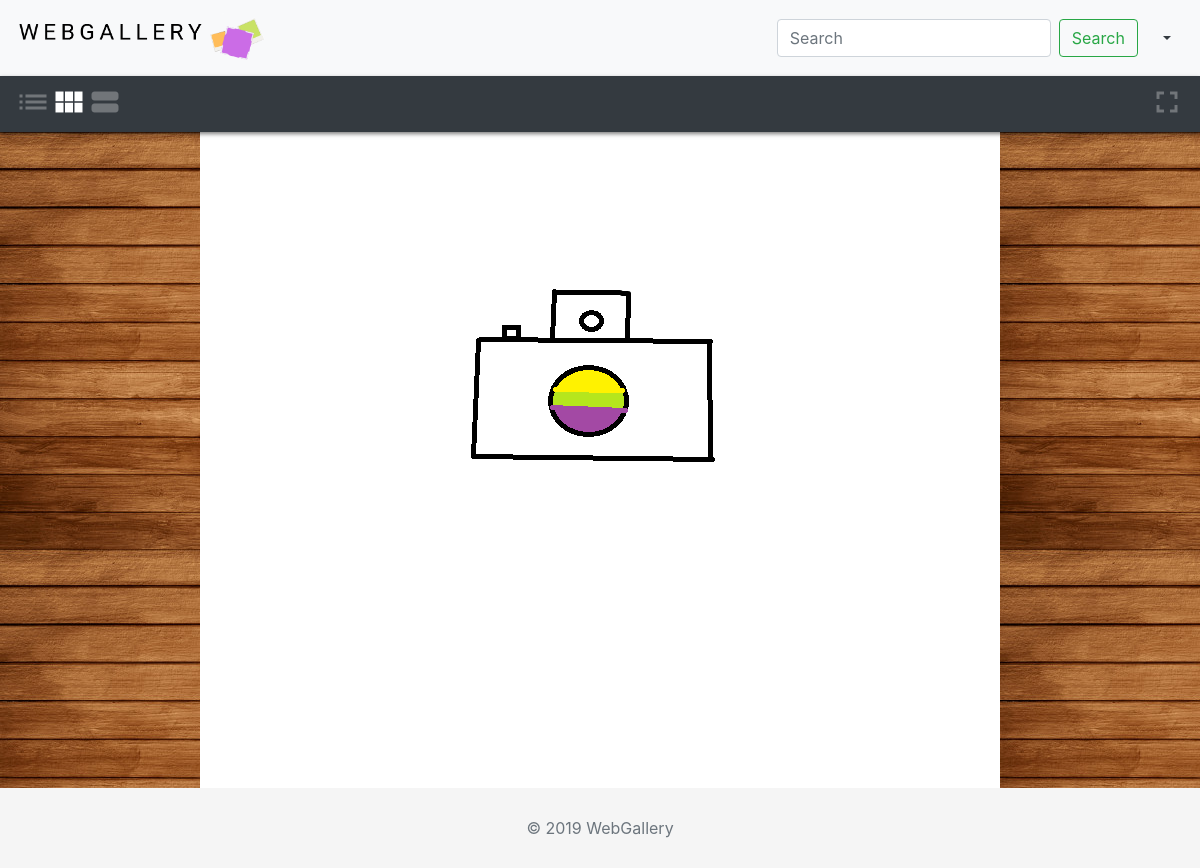
The app's page /home/ (signed in), older data.
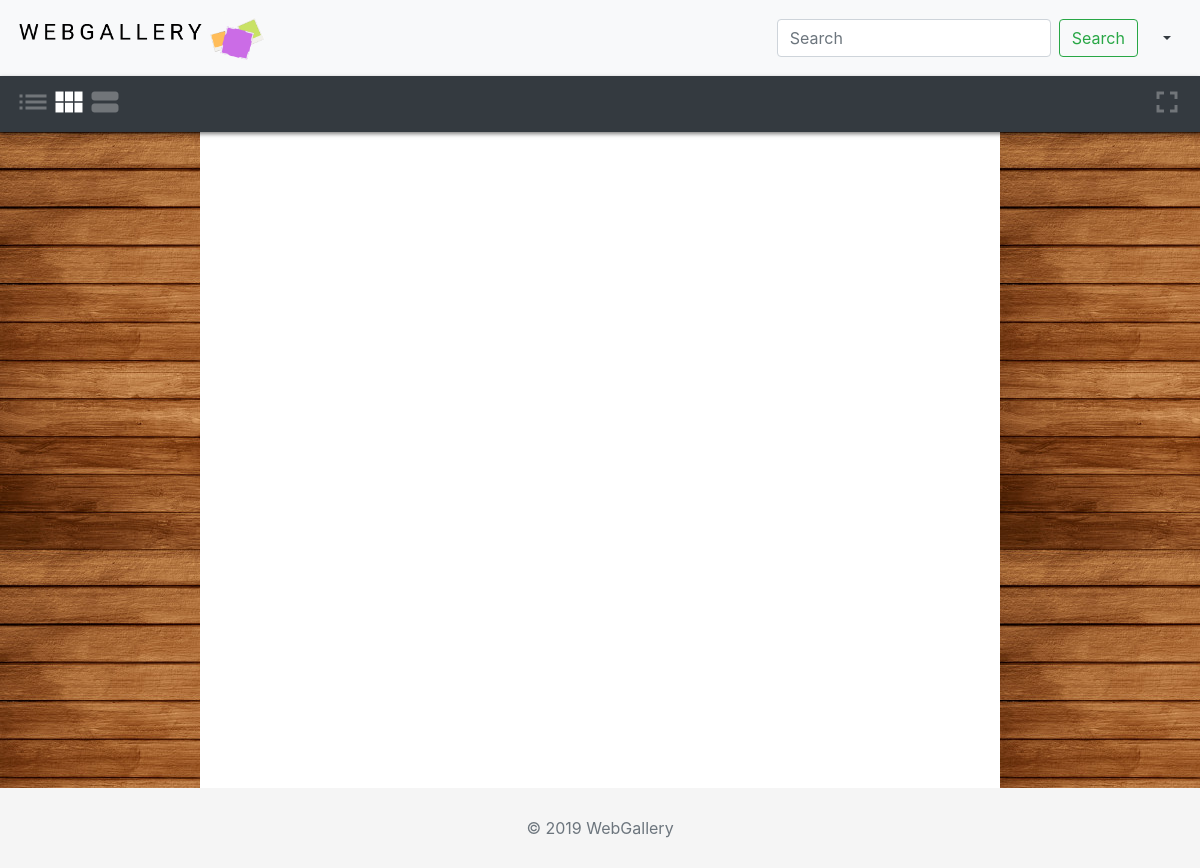
The same page, newer data.
### gallery/models.py (models this page shows, shortened)
class Post(models.Model):
    user = models.ForeignKey(User, on_delete=models.CASCADE)
    post_img = models.FileField(upload_to=prof_dir)
    title = models.CharField(max_length=50)
    objects = PostManager()

### gallery/views.py (the view)
# urls.py: path('home/', views.home, name="home"),
@login_required
def home(request):
    private = Post.objects.private_posts(user=request.user)
    queryset = private.all()
    context = {'page_title': 'Home', 'querysets': queryset}
    return render(request, 'pages/home.html', context)

### gallery/models.py (called while the page is built)
    def private_posts(self, *args, **kwargs):
        user = kwargs.pop('user')
        return super(PostManager, self).filter(user=user)

### gallery/templates/pages/home.html
{% extends 'base.html'%}
{% block content %}
{% if user.is_authenticated %}
<div class="container-fluid">
    <div class="row">
        <div class="col-lg-2 background"></div>
        <main class="col-lg-8 images">
            <div class="justified-gallery">
                {% for queryset in querysets %}
                <a href="{{ queryset.post_img.url }}">
                    <img src="{{ queryset.post_img.url }}">
                </a>
                {% endfor %}
            </div>
        </main>
        <div class="col-lg-2 background"></div>
    </div>
</div>
{% else %}
    <p>Please <a href="{% url 'gallery:login' %}">login</a> first</p>
{% endif %}
{% endblock %}

### gallery/templates/base.html (shortened to what this page needs)
{% load static %}
<!doctype html>
<html lang="en">
<head>
    <link rel="stylesheet" href="https://stackpath.bootstrapcdn.com/bootstrap/4.3.1/css/bootstrap.min.css"
>
    <link rel="stylesheet" href="https://cdnjs.cloudflare.com/ajax/libs/lightgallery/1.6.12/css/lightgallery.min.css">
    <link rel="stylesheet"
        href="https://cdnjs.cloudflare.com/ajax/libs/justifiedGallery/3.7.0/css/justifiedGallery.min.css" />
    <link rel="stylesheet" href="{% static 'css/style.css' %}" />
</head>
<body>
    {% include 'partials/_header.html'%}
    {% block content %}{% endblock %}
    {% include 'partials/_footer.html'%}
</body>
</html>

### gallery/templates/partials/_header.html (shortened to what this page needs)
{% load static %}
{% if user.is_authenticated %}
    <nav class="navbar navbar-light bg-light d-block d-md-flex navbar-expand">
        <a class="navbar-brand" href="#">
            <img src="{% static 'images/logo.png' %}">
        </a>
        <form class="form-inline my-2 ml-auto">
            <input class="form-control mr-sm-2" type="search" placeholder="Search" aria-label="Search">
            <button class="search btn btn-outline-success mt-2 my-sm-0 mr-2" type="submit">Search</button>
        </form>
        <div class="dropdown">
            <button class="btn dropdown-toggle text-dark" type="button" id="dropdownMenuButton" data-toggle="dropdown" aria-haspopup="true" aria-expanded="false"></button>
        </div>
    </nav>
    <div class="toolbar bg-dark sticky-top">
        <div class="container-fluid">
            <a href="{% url 'gallery:home' %}" class="float-left"><i class="material-icons md-light md-inactive md-36">list</i></a>
            <a href="#" class="float-left"><i class="material-icons md-light md-36">view_module</i></a>
            <a href="#" class="float-left"><i class="material-icons md-light md-inactive md-36">view_stream</i></a>
            <a href="#" class="float-right"><i class="material-icons md-light md-inactive md-36">fullscreen</i></a>
        </div>
    </div>
{% endif %}

### gallery/templates/partials/_footer.html
<footer class="footer">
    <div class="container text-center">
        <span class="text-muted">© 2019 WebGallery</span>
    </div>
</footer>

### gallery/static/css/style.css (style rules this page uses)
html { position: relative; min-height: 100%; }
.images { margin-top: 6rem; margin-bottom: 10rem; min-height: 60vh; }
.footer { position: absolute; bottom: 0; width: 100%; height: 5rem; line-height: 5rem; background-color: #f5f5f5; }
.toolbar { width: 100%; height: 3.5rem; }
.toolbar .material-icons { padding-top: 0.5rem; transition: 0.2s; }
.background { background-image: url("../images/background.jpg"); }
.navbar-brand > img { height: 50px; }
.toolbar { box-shadow: 0px 2px 4px rgba(0, 0, 0, 0.5); }
.material-icons.md-light { color: rgba(255, 255, 255, 1); }
.material-icons.md-light.md-inactive { color: rgba(255, 255, 255, 0.3); }
.material-icons.md-36 { font-size: 36px; }

Row changes from the older to the newer data that the page shows:
removed Post: post_img (picture)
